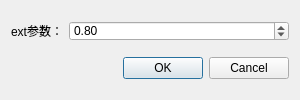
<?xml version="1.0" encoding="UTF-8"?>
<ui version="4.0">
 <class>AddSnowClass</class>
 <widget class="QDialog" name="AddSnowClass">
  <property name="geometry">
   <rect>
    <x>0</x>
    <y>0</y>
    <width>300</width>
    <height>100</height>
   </rect>
  </property>
  <property name="minimumSize">
   <size>
    <width>300</width>
    <height>100</height>
   </size>
  </property>
  <property name="maximumSize">
   <size>
    <width>300</width>
    <height>100</height>
   </size>
  </property>
  <property name="windowTitle">
   <string>加雪参数设置</string>
  </property>
  <property name="modal">
   <bool>true</bool>
  </property>
  <layout class="QGridLayout" name="gridLayout">
   <item row="2" column="0">
    <widget class="QDialogButtonBox" name="buttonBox">
     <property name="standardButtons">
      <set>QDialogButtonBox::Cancel|QDialogButtonBox::Ok</set>
     </property>
    </widget>
   </item>
   <item row="1" column="0">
    <layout class="QHBoxLayout" name="horizontalLayout">
     <item>
      <widget class="QLabel" name="label">
       <property name="text">
        <string>ext参数：</string>
       </property>
      </widget>
     </item>
     <item>
      <widget class="QDoubleSpinBox" name="ext">
       <property name="sizePolicy">
        <sizepolicy hsizetype="Expanding" vsizetype="Preferred">
         <horstretch>0</horstretch>
         <verstretch>0</verstretch>
        </sizepolicy>
       </property>
       <property name="minimumSize">
        <size>
         <width>0</width>
         <height>20</height>
        </size>
       </property>
       <property name="maximumSize">
        <size>
         <width>16777215</width>
         <height>20</height>
        </size>
       </property>
       <property name="maximum">
        <double>1.000000000000000</double>
       </property>
       <property name="singleStep">
        <double>0.010000000000000</double>
       </property>
       <property name="value">
        <double>0.800000000000000</double>
       </property>
      </widget>
     </item>
    </layout>
   </item>
  </layout>
 </widget>
 <resources/>
 <connections>
  <connection>
   <sender>buttonBox</sender>
   <signal>accepted()</signal>
   <receiver>AddSnowClass</receiver>
   <slot>accept()</slot>
   <hints>
    <hint type="sourcelabel">
     <x>199</x>
     <y>115</y>
    </hint>
    <hint type="destinationlabel">
     <x>199</x>
     <y>64</y>
    </hint>
   </hints>
  </connection>
  <connection>
   <sender>buttonBox</sender>
   <signal>rejected()</signal>
   <receiver>AddSnowClass</receiver>
   <slot>reject()</slot>
   <hints>
    <hint type="sourcelabel">
     <x>199</x>
     <y>115</y>
    </hint>
    <hint type="destinationlabel">
     <x>199</x>
     <y>64</y>
    </hint>
   </hints>
  </connection>
 </connections>
</ui>
